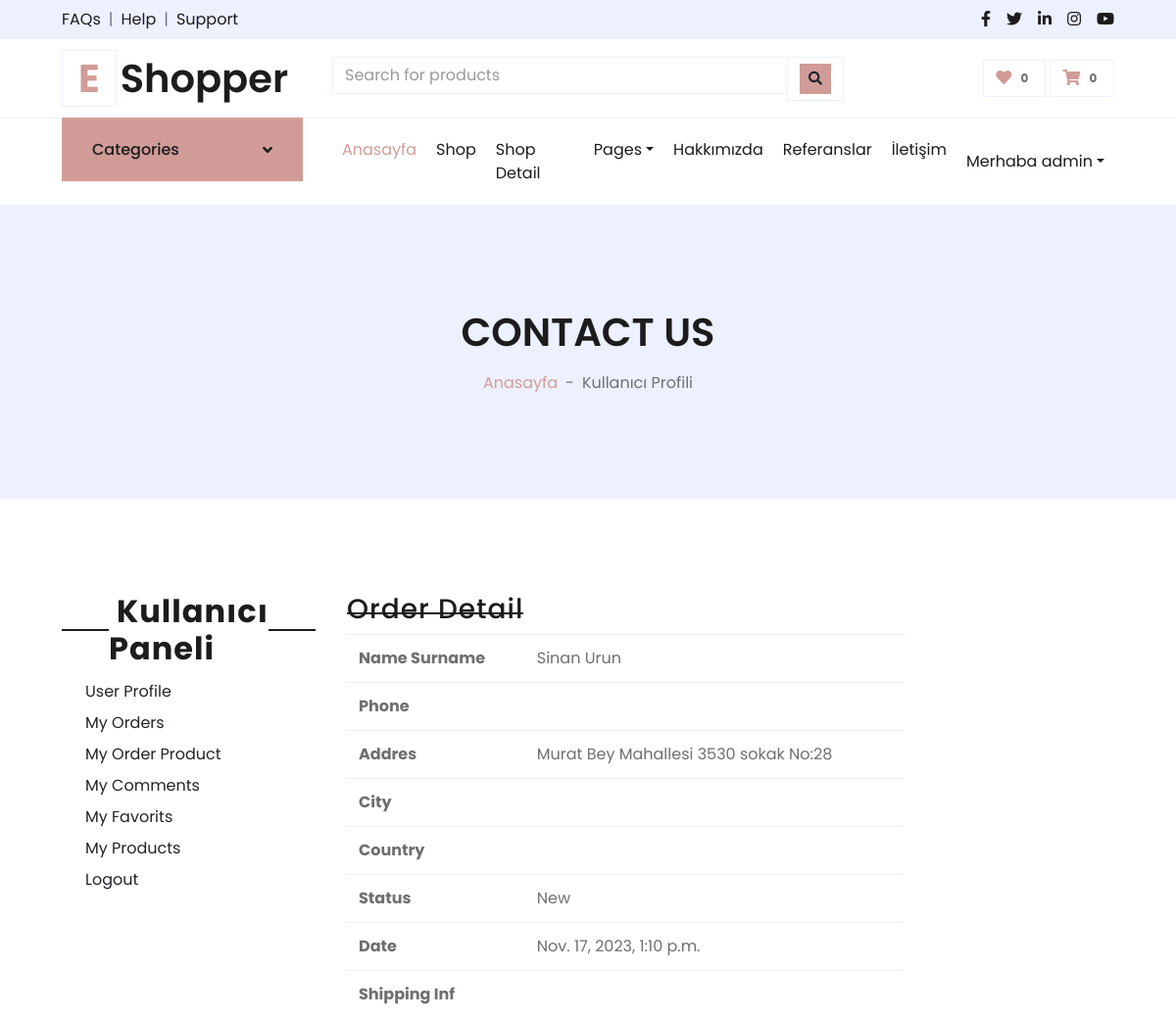
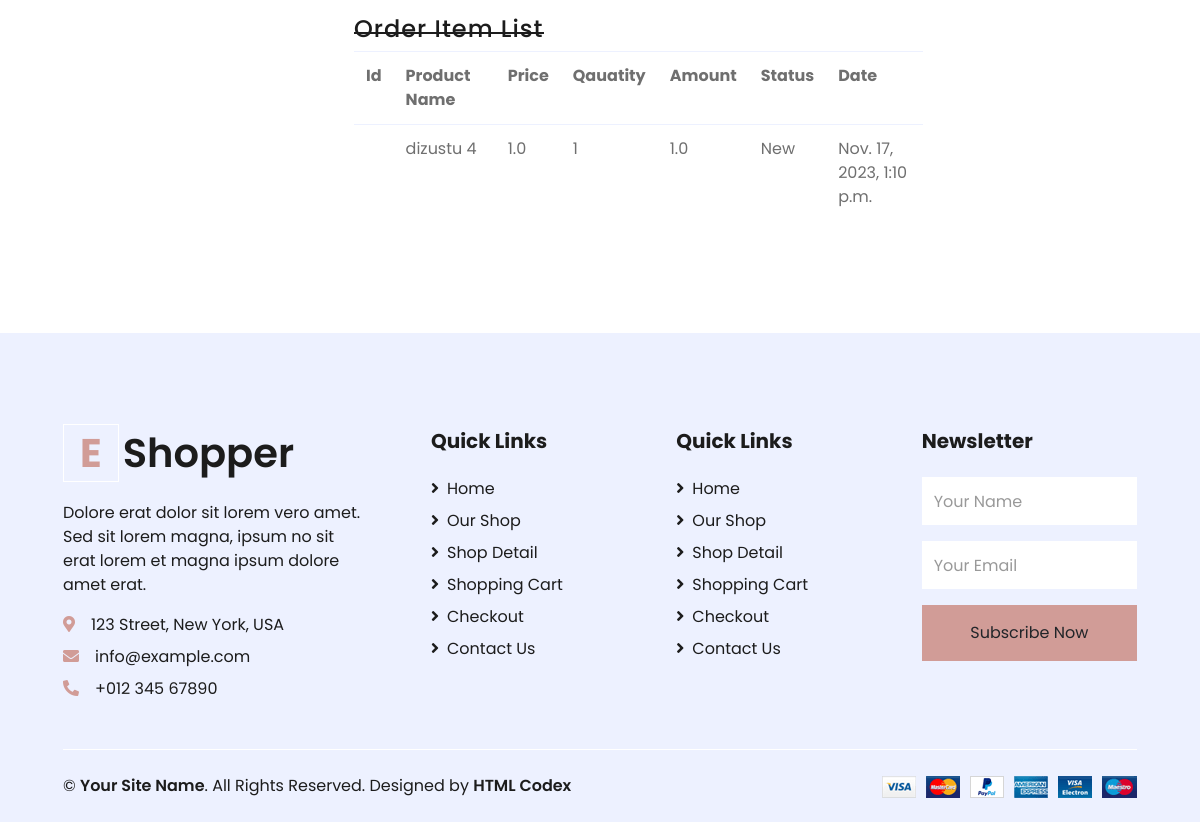
The page /user/orderdetail/11 (signed in) on the database its author committed (2 pictures, top to bottom).
### order/models.py (models this page shows, shortened)
class Order(models.Model):
    STATUS = (
        ('New', 'New'),
        ('Accepted', 'Accepted'),
        ('Preaparing', 'Preaparing'),
        ('OnShipping', 'OnShipping'),
        ('Completed', 'Completed'),
        ('Canceled', 'Canceled'),
    )
    user = models.ForeignKey(User, on_delete=models.SET_NULL, null=True)
    code = models.CharField(max_length=5, editable=False ) #üye olmayanlar için random kod
    first_name = models.CharField(max_length=10)
    last_name = models.CharField(max_length=10)
    phone = models.CharField(blank=True, max_length=20)
    address = models.CharField(blank=True, max_length=150)
    city = models.CharField(blank=True, max_length=20)
    country = models.CharField(blank=True, max_length=20)
    total = models.FloatField()
    status=models.CharField(max_length=10,choices=STATUS,default='New')
    ip = models.CharField(blank=True, max_length=20)
    adminnote = models.CharField(blank=True, max_length=100)
    create_at=models.DateTimeField(auto_now_add=True)
    update_at=models.DateTimeField(auto_now=True)

class OrderProduct(models.Model):
    STATUS = (
        ('New', 'New'),
        ('Accepted', 'Accepted'),
        ('Canceled', 'Canceled'),
    )
    order = models.ForeignKey(Order, on_delete=models.CASCADE)
    user = models.ForeignKey(User, on_delete=models.CASCADE)
    product = models.ForeignKey(Product, on_delete=models.CASCADE)
    quantity = models.IntegerField()
    price = models.FloatField()
    amount = models.FloatField()
    status = models.CharField(max_length=10, choices=STATUS, default='New')
    create_at = models.DateTimeField(auto_now_add=True)
    update_at = models.DateTimeField(auto_now=True)

### product/models.py (models this page shows, shortened)
class Product(models.Model):
    STATUS = (
        ('True', 'Evet'),
        ('False', 'Hayir'),
    )
    category = models.ForeignKey(Category, on_delete=models.CASCADE) #many to one relation with Category
    title = models.CharField(max_length=150)
    keywords = models.CharField(blank=True,max_length=255)
    description = models.TextField(blank=True,max_length=255)
    image=models.ImageField(blank=True, upload_to='images/')
    price= models.FloatField()
    amount=models.IntegerField(default=0)
    detail=RichTextUploadingField()
    status=models.CharField(max_length=10,choices=STATUS)
    create_at=models.DateTimeField(auto_now_add=True)
    update_at=models.DateTimeField(auto_now=True)
    slug = models.SlugField(null=False, unique=True)
    def image_tag(self):
        return mark_safe('<img src="{}" height="50"/>'.format(self.image.url))
    image_tag.short_descripion = 'Image'

### user/views.py (the view)
# urls.py: path('orderdetail/<int:id>', views.user_orderdetail, name='user_orderdetail'),
@login_required(login_url='/login') # Check login
def user_orderdetail(request,id):
    category = Category.objects.all()
    current_user = request.user
    order = Order.objects.get(user_id=current_user.id, id=id)
    orderitems = OrderProduct.objects.filter(order_id=id)
    context = {
        'category': category,
        'order': order,
        'orderitems': orderitems,
    }
    return render(request, 'user_order_detail.html', context)

### user/templates/user_order_detail.html (shortened to what this page needs)
{% extends 'homebase.html' %}
{% block sidebar %} {% include 'sidebar.html' %}  {% endblock %}
{% block body %}
    <div class="container-fluid bg-secondary mb-5">
        <div class="d-flex flex-column align-items-center justify-content-center" style="min-height: 300px">
            <h1 class="font-weight-semi-bold text-uppercase mb-3">Contact Us</h1>
            <div class="d-inline-flex">
                <p class="m-0"><a href="/">Anasayfa</a></p>
                <p class="m-0 px-2">-</p>
                <p class="m-0">Kullanıcı Profili</p>
            </div>
        </div>
    </div>
    <div class="container-fluid pt-5">
        <div class="row px-xl-5">
            {% include 'user_panel.html' %}
                       <div class="col-lg-9 table-responsive mb-5">
                         <div class="col-md-9">
                    <div class="order-summary clearfix">
                        <div class="section-title">
                            <h3 class="title">Order Detail</h3>
                        </div>
                        <table class="shopping-cart-table table">
                            <tr>
                                <th class="text-left">Name Surname</th>
                                <td class="text-left">{{ order.first_name}} {{ order.last_name }} </td>
                            </tr>
                            <tr>
                                <th class="text-left">Phone</th>
                                <td class="text-left">{{ order.phone}}</td>
                            </tr>
                            <tr>
                                <th class="text-left">Addres</th>
                                <td class="text-left">{{ order.address}}</td>
                            </tr>
                            <tr>
                                <th class="text-left">City</th>
                                <td class="text-left">{{ order.city}}</td>
                            </tr>
                            <tr>
                                <th class="text-left">Country</th>
                                <td class="text-left">{{ order.country}}</td>
                            </tr>
                            <tr>
                                <th class="text-left">Status</th>
                                <td class="text-left">{{ order.status}}</td>
                            </tr>
                            <tr>
                                <th class="text-left">Date</th>
                                <td class="text-left">{{ order.create_at}}</td>
                            </tr>
                            <th class="text-left">Shipping Inf</th>
                            <td class="text-left">{{ order.adminnote}}</td>
                        </table>
                        <div class="section-title">
                            <h4 class="title">Order Item List</h4>
                        </div>
                        <table class="shopping-cart-table table">
                            <tr>
                                <th class="text-left">Id </th>
                                <th class="text-left">Product Name </th>
                                <th class="text-left">Price </th>
                                <th class="text-left">Qauatity </th>
                                <th class="text-left">Amount </th>
                                <th class="text-left">Status </th>
                                <th class="text-left">Date </th>
                            </tr>
                            {% for rs in orderitems %}
                                <tr>
                                    <td class="text-left">
                                    </td>
                                    <td class="text-left">{{ rs.product.title}} {{ rs.variant.size }}   {{ rs.variant.color }}</td>
                                    <td class="text-left">{{ rs.price}} </td>
                                    <td class="text-left">{{ rs.quantity}} </td>
                                    <td class="text-left">{{ rs.amount}} </td>
                                    <td class="text-left">{{ rs.status}} </td>
                                    <td class="text-left">{{ rs.create_at}} </td>
                                </tr>
                            {% endfor %}
                        </table>
                    </div>
                </div>
            </div>
        </div>
    </div>
 {% endblock %}

### home/templates/sidebar.html (shortened to what this page needs)
{%  load static %}
{% if page == 'home' %}
    <div class="container-fluid mb-5">
{% else %}
  <div class="container-fluid">
      {% endif %}
        <div class="row border-top px-xl-5">
            <div class="col-lg-3 d-none d-lg-block">
                <a class="btn shadow-none d-flex align-items-center justify-content-between bg-primary text-white w-100" data-toggle="collapse" href="#navbar-vertical" style="height: 65px; margin-top: -1px; padding: 0 30px;">
                    <h6 class="m-0">Categories</h6>
                    <i class="fa fa-angle-down text-dark"></i>
                </a>
                        {% load mptt_tags %}
            </div>
            <div class="col-lg-9">
                <nav class="navbar navbar-expand-lg bg-light navbar-light py-3 py-lg-0 px-0">
                    <div class="collapse navbar-collapse justify-content-between" id="navbarCollapse">
                        <div class="navbar-nav mr-auto py-0">
                            <a href="/" class="nav-item nav-link active">Anasayfa</a>
                            <a href="shop.html" class="nav-item nav-link">Shop</a>
                            <a href="detail.html" class="nav-item nav-link">Shop Detail</a>
                            <div class="nav-item dropdown">
                                <a href="#" class="nav-link dropdown-toggle" data-toggle="dropdown">Pages</a>
                            </div>
                            <a href="/hakkimizda" class="nav-item nav-link">Hakkımızda</a>
                            <a href="/referanslar" class="nav-item nav-link">Referanslar</a>
                            <a href="/iletisim" class="nav-item nav-link">İletişim</a>
                        </div>
                        <div class="navbar-nav ml-auto py-0">
                            {%  if user.id is not None %}
                            <div class="nav-item dropdown">
                                <a href="#" class="nav-link dropdown-toggle" data-toggle="dropdown"> Merhaba {{ user.username }}</a>
                            </div>
                                {% else %}
                                  <a href="/login" class="nav-item nav-link">Login</a>
                            <a href="/signup" class="nav-item nav-link">Signup</a>
                            {% endif %}
                        </div>
                    </div>
                </nav>
            </div>
        </div>
    </div>

### rows shown on the page
Order: first_name "Sinan", last_name "Urun", address "Murat Bey Mahallesi 3530 sokak No:28", status "New", create_at "Nov. 17, 2023, 1:10 p.m."
OrderProduct: product "dizustu 4", price "1.0", quantity "1", amount "1.0", status "New", create_at "Nov. 17, 2023, 1:10 p.m."

### other values the page prints
{{ user.username }} "admin"
